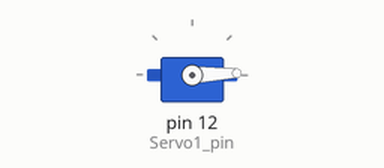
Recording of a sketch running on a simulated Arduino Uno, built with avr-gcc and run on an emulated ATmega328P. Shown: servo.

Above: at 0.05 s.
At 1.75 s:
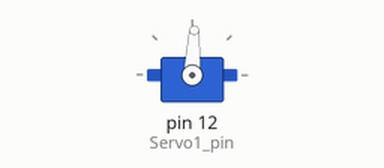
At 3.45 s:
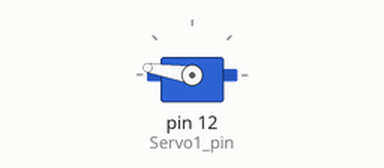
At 6.9 s:
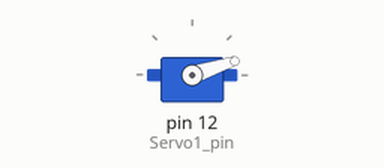
Timing chart, 0 to 9.4 s (numbered marks = the images above):
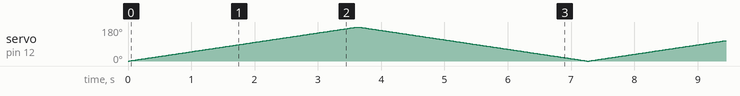

The sketch:

Servo.ino
```cpp
#include <Servo.h>
#define Servo1_pin 12


Servo servo_der, servo_izq;
void setup() {
  // put your setup code here, to run once:
pinMode (Servo1_pin, OUTPUT);
servo_der.attach (Servo1_pin);

}

void loop() {
  // put your main code here, to run repeatedly:
for (int x=0; x<=180;x++){
  servo_der.write(x);
  delay(20);
}
for (int x=180; x>=0;x--){
  servo_der.write(x);
  delay(20);
}
}
```
